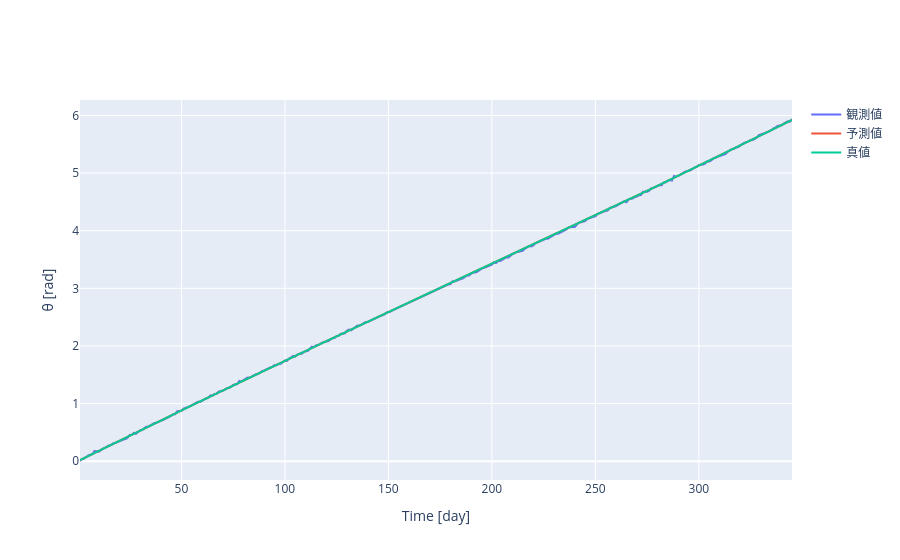

Notebook cell for this chart:
### Code cell
a = result.x[0]
b = result.x[1]
yl = result.x[2]

Xt = []
for i in range(Tlen): #  
    if i == 0:
        y = calc_y(a, b, yl, T[i], T[num_of_p], 0.0, isP[i])
    elif isP[i - 1] == True and isP[i] == False:
        y = calc_y(a, b, yl, T[i], T[num_of_p], np.pi+0.001, isP[i])
    else:
        y = calc_y(a, b, yl, T[i], T[num_of_p], Xt[i-1], isP[i])
    Xt.append(y)


import numpy as np
import plotly.graph_objects as go
from sympy import lambdify

fig = go.Figure()

fig.add_trace(
    go.Scatter(
        x=T,
        y=Y,
        mode="lines",
        name="観測値"
    )
)

fig.add_trace(
    go.Scatter(
        x=T,
        y=Xt,
        mode="lines",
        name="予測値"
    )
)

fig.add_trace(
    go.Scatter(
        x=T,
        y=Yo,
        mode="lines",
        name="真値"
    )
)
fig.update_layout(
    xaxis_title="Time [day]",
    yaxis_title="θ [rad]",
)

fig.show()

### Figure 1 — Plotly figure (JSON) as saved in the notebook; plotly's stock layout.template omitted (floating-point values rounded to 4 significant figures; data arrays with more than 128 entries replaced by an {"elided": "..."} marker saying what was removed)
{"data": [{"mode": "lines", "name": "観測値", "type": "scatter", "x": {"elided": "322 float values"}, "y": {"elided": "322 float values"}}, {"mode": "lines", "name": "予測値", "type": "scatter", "x": {"elided": "322 float values"}, "y": {"elided": "322 float values"}}, {"mode": "lines", "name": "真値", "type": "scatter", "x": {"elided": "322 float values"}, "y": {"elided": "322 float values"}}], "layout": {"xaxis": {"title": {"text": "Time [day]"}}, "yaxis": {"title": {"text": "θ [rad]"}}}}
